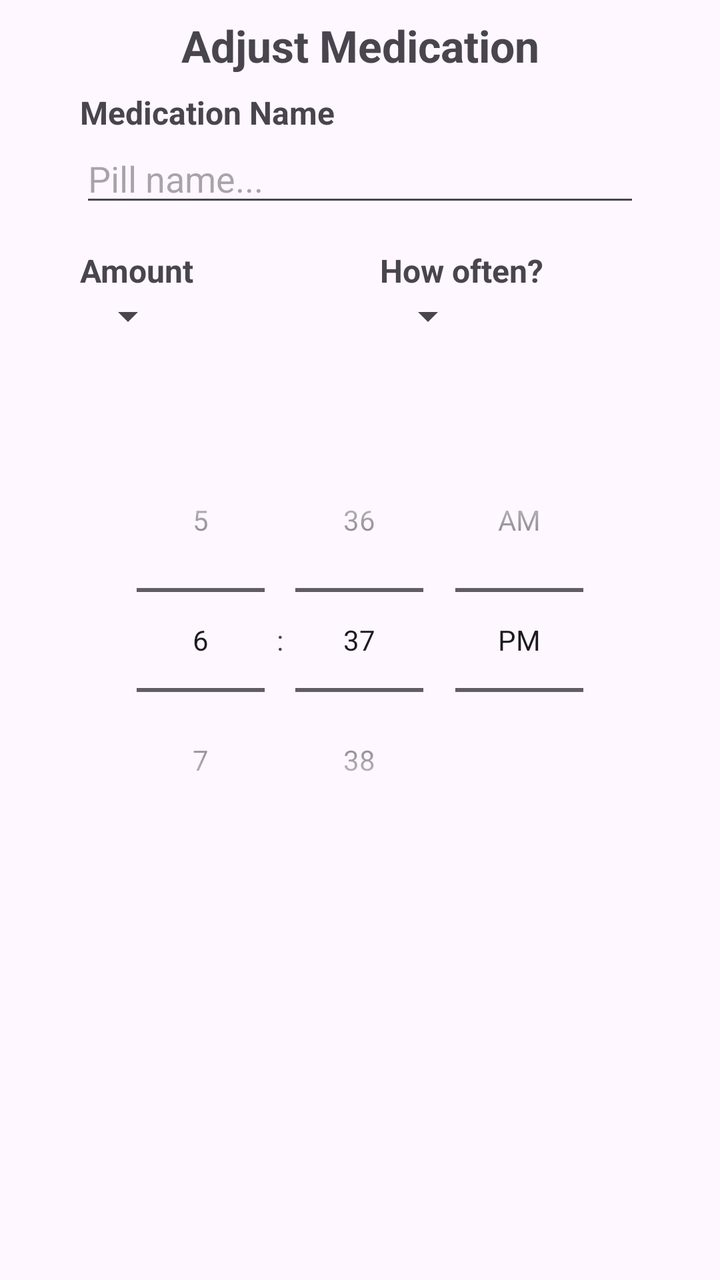
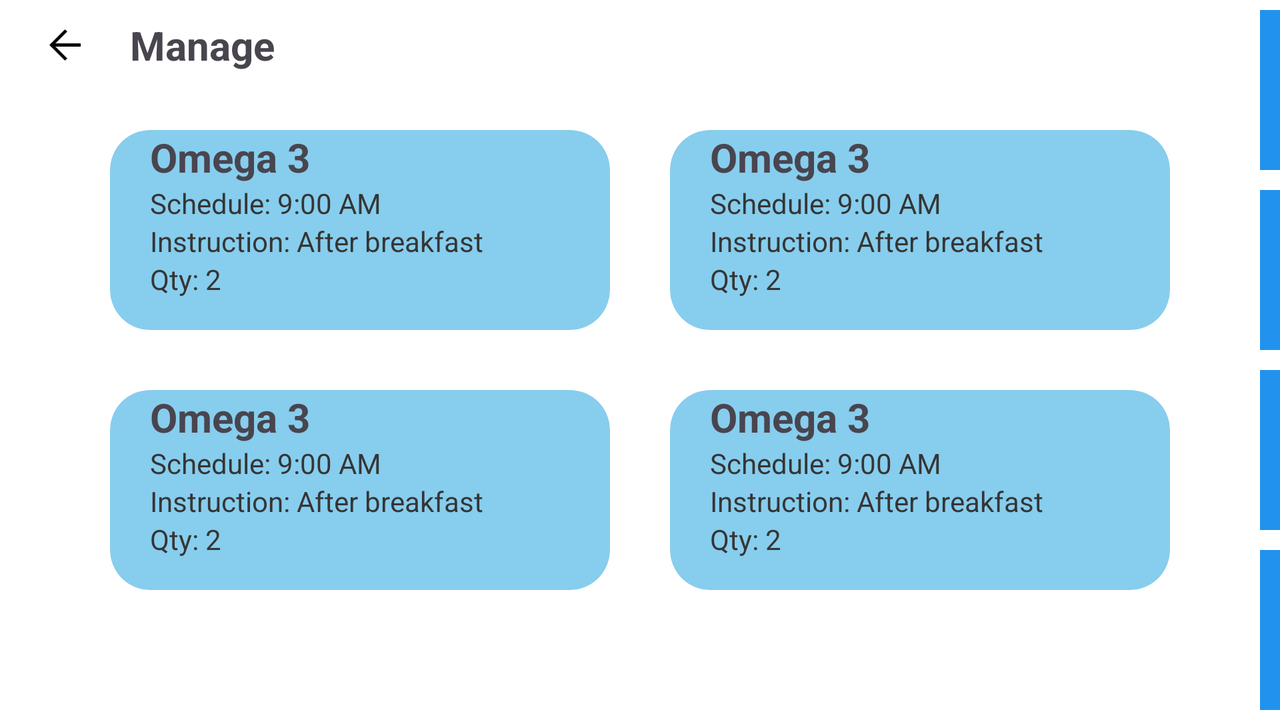

The same Android screen from two of the app's own layout files: first res/layout/ as a phone draws it, then the author's variant for another configuration, drawn on a device whose configuration selects that folder. Both files follow.
<!-- AndroidManifest.xml: application theme Theme.ModoApp -->
<!-- res/layout/fragment_manage.xml -->
<?xml version="1.0" encoding="utf-8"?>
<androidx.constraintlayout.widget.ConstraintLayout
    xmlns:android="http://schemas.android.com/apk/res/android"
    xmlns:app="http://schemas.android.com/apk/res-auto"
    xmlns:tools="http://schemas.android.com/tools"
    android:layout_width="match_parent"
    android:layout_height="match_parent"
    tools:context=".ui.manage.ManageFragment" >

    <androidx.constraintlayout.widget.Guideline
        android:id="@+id/vertical"
        android:layout_width="wrap_content"
        android:layout_height="wrap_content"
        android:orientation="vertical"
        app:layout_constraintGuide_percent="0.5" />

    <TextView
        android:id="@+id/manage_title"
        android:layout_width="wrap_content"
        android:layout_height="wrap_content"
        android:layout_marginTop="8dp"
        android:textAlignment="center"
        android:textSize="22sp"
        android:text="Adjust Medication"
        android:textStyle="bold"
        app:layout_constraintStart_toStartOf="parent"
        app:layout_constraintTop_toTopOf="parent"
        app:layout_constraintEnd_toEndOf="parent"/>

    <TextView
        android:id="@+id/pill_name_label"
        android:layout_width="wrap_content"
        android:layout_height="wrap_content"
        android:layout_marginStart="40dp"
        android:layout_marginTop="8dp"
        android:textAlignment="center"
        android:textSize="16sp"
        android:text="Medication Name"
        android:textStyle="bold"
        app:layout_constraintStart_toStartOf="parent"
        app:layout_constraintTop_toBottomOf="@id/manage_title" />

    <AutoCompleteTextView
        android:id="@+id/adjust_autocomplete"
        android:layout_width="match_parent"
        android:layout_height="wrap_content"
        android:layout_marginStart="40dp"
        android:layout_marginEnd="40dp"
        android:hint="Pill name..."
        app:layout_constraintTop_toBottomOf="@id/pill_name_label"/>

    <TextView
        android:id="@+id/pill_amount_label"
        android:layout_width="wrap_content"
        android:layout_height="wrap_content"
        android:layout_marginTop="16dp"
        android:textAlignment="center"
        android:textSize="16sp"
        android:text="Amount"
        android:textStyle="bold"
        app:layout_constraintStart_toStartOf="@id/pill_name_label"
        app:layout_constraintTop_toBottomOf="@id/adjust_autocomplete" />

    <Spinner
        android:id="@+id/pill_amount_spinner"
        android:layout_width="wrap_content"
        android:layout_height="wrap_content"
        app:layout_constraintStart_toStartOf="@id/pill_name_label"
        app:layout_constraintTop_toBottomOf="@id/pill_amount_label"/>

    <TextView
        android:id="@+id/pill_often_label"
        android:layout_width="wrap_content"
        android:layout_height="wrap_content"
        android:layout_marginTop="16dp"
        android:layout_marginStart="10dp"
        android:textAlignment="center"
        android:textSize="16sp"
        android:text="How often?"
        android:textStyle="bold"
        app:layout_constraintStart_toEndOf="@id/vertical"
        app:layout_constraintTop_toBottomOf="@id/adjust_autocomplete" />

    <Spinner
        android:layout_width="wrap_content"
        android:layout_height="wrap_content"
        app:layout_constraintStart_toStartOf="@id/pill_often_label"
        app:layout_constraintTop_toBottomOf="@id/pill_often_label"/>

    <TimePicker
        android:id="@+id/timePicker"
        android:layout_width="match_parent"
        android:layout_height="wrap_content"
        android:timePickerMode="spinner"
        app:layout_constraintBottom_toBottomOf="parent"
        app:layout_constraintEnd_toEndOf="parent"
        app:layout_constraintStart_toStartOf="parent"
        app:layout_constraintTop_toTopOf="parent" />

</androidx.constraintlayout.widget.ConstraintLayout>
<!-- resources referenced by this layout -->
<resources>
  <style name="Theme.ModoApp" parent="Base.Theme.ModoApp">
          
          <item name="colorPrimary">@color/light_blue_600</item>
          <item name="colorPrimaryVariant">@color/light_blue_A200</item>
          <item name="colorOnPrimary">@color/white</item>
          
          <item name="colorSecondary">@color/light_blue_600</item>
          <item name="colorSecondaryVariant">@color/light_blue_A200</item>
          <item name="colorOnSecondary">@color/black</item>
          
          <item name="android:statusBarColor">?attr/colorPrimaryVariant</item>
          
      </style>
  <style name="Base.Theme.ModoApp" parent="Theme.Material3.DayNight.NoActionBar">
          
          <item name="colorPrimary">@color/light_blue_600</item>
          <item name="colorAccent">@color/light_blue_A200</item>
          <item name="android:windowFullscreen">true</item>
      </style>
  <color name="light_blue_600">#FF039BE5</color>
  <color name="light_blue_A200">#FF40C4FF</color>
  <color name="white">#FFFFFFFF</color>
  <color name="black">#FF000000</color>
</resources>
<!-- res/layout-land/fragment_manage.xml (the author's variant of the layout above) -->
<!-- drawn on the phone turned sideways -->
<?xml version="1.0" encoding="utf-8"?>
<androidx.constraintlayout.widget.ConstraintLayout
    xmlns:android="http://schemas.android.com/apk/res/android"
    xmlns:app="http://schemas.android.com/apk/res-auto"
    xmlns:tools="http://schemas.android.com/tools"
    android:layout_width="match_parent"
    android:layout_height="match_parent"
    tools:context=".ui.manage.ManageFragment"
    android:background="@color/white">

    <View
        android:id="@+id/manage_toolbar"
        android:layout_width="0dp"
        android:layout_height="45dp"
        app:layout_constraintTop_toTopOf="parent"
        app:layout_constraintStart_toStartOf="parent"
        app:layout_constraintEnd_toEndOf="parent"/>

    <TextView
        android:layout_width="wrap_content"
        android:layout_height="wrap_content"
        android:text="Manage"
        android:textSize="20sp"
        android:textStyle="bold"
        app:layout_constraintStart_toEndOf="@id/manage_back"
        app:layout_constraintTop_toTopOf="@id/manage_back"
        app:layout_constraintBottom_toBottomOf="@id/manage_back"/>

    <ImageView
        android:id="@+id/manage_back"
        android:layout_width="65dp"
        android:layout_height="0dp"
        android:src="@drawable/arrow_back"
        android:padding="10dp"
        app:layout_constraintTop_toTopOf="@id/manage_toolbar"
        app:layout_constraintStart_toStartOf="@id/manage_toolbar"
        app:layout_constraintBottom_toBottomOf="@id/manage_toolbar"/>

    <androidx.constraintlayout.widget.Guideline
        android:id="@+id/manage_vertical"
        android:layout_width="wrap_content"
        android:layout_height="wrap_content"
        android:orientation="vertical"
        app:layout_constraintGuide_percent="0.5" />

    <androidx.constraintlayout.widget.Guideline
        android:id="@+id/manage_horizontal"
        android:layout_width="wrap_content"
        android:layout_height="wrap_content"
        android:orientation="horizontal"
        app:layout_constraintGuide_percent="0.5" />

    
    <androidx.constraintlayout.widget.Guideline
        android:id="@+id/manage_horizontal_25"
        android:layout_width="wrap_content"
        android:layout_height="wrap_content"
        android:orientation="horizontal"
        app:layout_constraintGuide_percent="0.25" />

    <androidx.constraintlayout.widget.Guideline
        android:id="@+id/manage_horizontal_75"
        android:layout_width="wrap_content"
        android:layout_height="wrap_content"
        android:orientation="horizontal"
        app:layout_constraintGuide_percent="0.75" />

    <View
        android:id="@+id/pill_slot1"
        android:layout_width="10dp"
        android:layout_height="0dp"
        android:background="#2192ED"
        android:layout_marginTop="5dp"
        android:layout_marginBottom="5dp"
        app:layout_constraintEnd_toEndOf="parent"
        app:layout_constraintTop_toTopOf="parent"
        app:layout_constraintBottom_toTopOf="@id/manage_horizontal_25"/>

    <View
        android:id="@+id/pill_slot2"
        android:layout_width="10dp"
        android:layout_height="0dp"
        android:layout_marginTop="5dp"
        android:layout_marginBottom="5dp"
        android:background="#2192ED"
        app:layout_constraintEnd_toEndOf="parent"
        app:layout_constraintTop_toTopOf="@id/manage_horizontal_25"
        app:layout_constraintBottom_toTopOf="@id/manage_horizontal"/>

    <View
        android:id="@+id/pill_slot3"
        android:layout_width="10dp"
        android:layout_height="0dp"
        android:layout_marginTop="5dp"
        android:layout_marginBottom="5dp"
        android:background="#2192ED"
        app:layout_constraintEnd_toEndOf="parent"
        app:layout_constraintTop_toTopOf="@id/manage_horizontal"
        app:layout_constraintBottom_toTopOf="@id/manage_horizontal_75"/>

    <View
        android:id="@+id/pill_slot4"
        android:layout_width="10dp"
        android:layout_height="0dp"
        android:layout_marginTop="5dp"
        android:layout_marginBottom="5dp"
        android:background="#2192ED"
        app:layout_constraintEnd_toEndOf="parent"
        app:layout_constraintTop_toTopOf="@id/manage_horizontal_75"
        app:layout_constraintBottom_toBottomOf="parent"/>

    <androidx.cardview.widget.CardView
        android:id="@+id/manage_pill1_card"
        android:layout_width="250dp"
        android:layout_height="100dp"
        android:layout_marginEnd="15dp"
        android:layout_marginBottom="15dp"
        app:layout_constraintEnd_toEndOf="@id/manage_vertical"
        app:layout_constraintBottom_toBottomOf="@id/manage_horizontal"
        android:foreground="?android:attr/selectableItemBackground"
        android:clickable="true"
        android:focusable="true"
        app:cardBackgroundColor="#87CDED"
        app:cardCornerRadius="20dp"
        app:cardElevation="0dp">

        <androidx.constraintlayout.widget.ConstraintLayout
            android:layout_width="match_parent"
            android:layout_height="match_parent">

            <TextView
                android:id="@+id/pill1_name_text"
                android:layout_width="0dp"
                android:layout_height="wrap_content"
                android:layout_marginStart="20dp"
                android:text="Omega 3"
                android:textSize="20sp"
                android:textStyle="bold"
                app:layout_constraintStart_toStartOf="parent"
                app:layout_constraintTop_toTopOf="parent" />

            <TextView
                android:id="@+id/pill1_schedule_text"
                android:layout_width="0dp"
                android:layout_height="wrap_content"
                android:layout_marginStart="20dp"
                android:maxLines="2"
                android:text="Schedule: 9:00 AM"
                android:textColor="#353535"
                android:textSize="14sp"
                app:layout_constraintStart_toStartOf="parent"
                app:layout_constraintTop_toBottomOf="@id/pill1_name_text" />

            <TextView
                android:id="@+id/pill1_description_text"
                android:layout_width="0dp"
                android:layout_height="wrap_content"
                android:layout_marginStart="20dp"
                android:maxLines="2"
                android:text="Instruction: After breakfast"
                android:textColor="#353535"
                android:textSize="14sp"
                app:layout_constraintStart_toStartOf="parent"
                app:layout_constraintTop_toBottomOf="@id/pill1_schedule_text" />

            <TextView
                android:id="@+id/pill1_quantity_text"
                android:layout_width="0dp"
                android:layout_height="wrap_content"
                android:layout_marginStart="20dp"
                android:maxLines="2"
                android:text="Qty: 2"
                android:textColor="#353535"
                android:textSize="14sp"
                app:layout_constraintStart_toStartOf="parent"
                app:layout_constraintTop_toBottomOf="@id/pill1_description_text" />


            <ImageView
                android:id="@+id/pill1_remove"
                android:layout_width="24dp"
                android:layout_height="24dp"
                android:src="@drawable/delete_24_no_fill"
                android:layout_margin="10dp"
                app:layout_constraintEnd_toEndOf="parent"
                app:layout_constraintTop_toTopOf="parent" />

            <ImageView
                android:id="@+id/pill1_edit"
                android:layout_width="24dp"
                android:layout_height="24dp"
                android:src="@drawable/edit_24no_fill"
                android:layout_margin="10dp"
                app:layout_constraintEnd_toEndOf="parent"
                app:layout_constraintBottom_toBottomOf="parent" />

        </androidx.constraintlayout.widget.ConstraintLayout>
    </androidx.cardview.widget.CardView>

    <androidx.cardview.widget.CardView
        android:id="@+id/manage_pill2_card"
        android:layout_width="250dp"
        android:layout_height="100dp"
        android:layout_marginStart="15dp"
        android:layout_marginBottom="15dp"
        app:layout_constraintStart_toEndOf="@id/manage_vertical"
        app:layout_constraintBottom_toTopOf="@id/manage_horizontal"
        android:foreground="?android:attr/selectableItemBackground"
        android:clickable="true"
        android:focusable="true"
        app:cardBackgroundColor="#87CDED"
        app:cardCornerRadius="20dp"
        app:cardElevation="0dp">

        <androidx.constraintlayout.widget.ConstraintLayout
            android:layout_width="match_parent"
            android:layout_height="match_parent">

            <TextView
                android:id="@+id/pill2_name_text"
                android:layout_width="0dp"
                android:layout_height="wrap_content"
                android:layout_marginStart="20dp"
                android:text="Omega 3"
                android:textSize="20sp"
                android:textStyle="bold"
                app:layout_constraintStart_toStartOf="parent"
                app:layout_constraintTop_toTopOf="parent" />

            <TextView
                android:id="@+id/pill2_schedule_text"
                android:layout_width="0dp"
                android:layout_height="wrap_content"
                android:layout_marginStart="20dp"
                android:maxLines="2"
                android:text="Schedule: 9:00 AM"
                android:textColor="#353535"
                android:textSize="14sp"
                app:layout_constraintStart_toStartOf="parent"
                app:layout_constraintTop_toBottomOf="@id/pill2_name_text" />

            <TextView
                android:id="@+id/pill2_description_text"
                android:layout_width="0dp"
                android:layout_height="wrap_content"
                android:layout_marginStart="20dp"
                android:maxLines="2"
                android:text="Instruction: After breakfast"
                android:textColor="#353535"
                android:textSize="14sp"
                app:layout_constraintStart_toStartOf="parent"
                app:layout_constraintTop_toBottomOf="@id/pill2_schedule_text" />

            <TextView
                android:id="@+id/pill2_quantity_text"
                android:layout_width="0dp"
                android:layout_height="wrap_content"
                android:layout_marginStart="20dp"
                android:maxLines="2"
                android:text="Qty: 2"
                android:textColor="#353535"
                android:textSize="14sp"
                app:layout_constraintStart_toStartOf="parent"
                app:layout_constraintTop_toBottomOf="@id/pill2_description_text" />


            <ImageView
                android:id="@+id/pill2_remove"
                android:layout_width="24dp"
                android:layout_height="24dp"
                android:src="@drawable/delete_24_no_fill"
                android:layout_margin="10dp"
                app:layout_constraintEnd_toEndOf="parent"
                app:layout_constraintTop_toTopOf="parent" />

            <ImageView
                android:id="@+id/pill2_edit"
                android:layout_width="24dp"
                android:layout_height="24dp"
                android:src="@drawable/edit_24no_fill"
                android:layout_margin="10dp"
                app:layout_constraintEnd_toEndOf="parent"
                app:layout_constraintBottom_toBottomOf="parent" />

        </androidx.constraintlayout.widget.ConstraintLayout>
    </androidx.cardview.widget.CardView>

    <androidx.cardview.widget.CardView
        android:id="@+id/manage_pill3_card"
        android:layout_width="250dp"
        android:layout_height="100dp"
        android:layout_marginTop="15dp"
        android:layout_marginEnd="15dp"
        app:layout_constraintTop_toBottomOf="@id/manage_horizontal"
        app:layout_constraintEnd_toStartOf="@id/manage_vertical"
        android:foreground="?android:attr/selectableItemBackground"
        android:clickable="true"
        android:focusable="true"
        app:cardBackgroundColor="#87CDED"
        app:cardCornerRadius="20dp"
        app:cardElevation="0dp">

        <androidx.constraintlayout.widget.ConstraintLayout
            android:layout_width="match_parent"
            android:layout_height="match_parent">

            <TextView
                android:id="@+id/pill3_name_text"
                android:layout_width="0dp"
                android:layout_height="wrap_content"
                android:layout_marginStart="20dp"
                android:text="Omega 3"
                android:textSize="20sp"
                android:textStyle="bold"
                app:layout_constraintStart_toStartOf="parent"
                app:layout_constraintTop_toTopOf="parent" />

            <TextView
                android:id="@+id/pill3_schedule_text"
                android:layout_width="0dp"
                android:layout_height="wrap_content"
                android:layout_marginStart="20dp"
                android:maxLines="2"
                android:text="Schedule: 9:00 AM"
                android:textColor="#353535"
                android:textSize="14sp"
                app:layout_constraintStart_toStartOf="parent"
                app:layout_constraintTop_toBottomOf="@id/pill3_name_text" />

            <TextView
                android:id="@+id/pill3_description_text"
                android:layout_width="0dp"
                android:layout_height="wrap_content"
                android:layout_marginStart="20dp"
                android:maxLines="2"
                android:text="Instruction: After breakfast"
                android:textColor="#353535"
                android:textSize="14sp"
                app:layout_constraintStart_toStartOf="parent"
                app:layout_constraintTop_toBottomOf="@id/pill3_schedule_text" />

            <TextView
                android:id="@+id/pill3_quantity_text"
                android:layout_width="0dp"
                android:layout_height="wrap_content"
                android:layout_marginStart="20dp"
                android:maxLines="2"
                android:text="Qty: 2"
                android:textColor="#353535"
                android:textSize="14sp"
                app:layout_constraintStart_toStartOf="parent"
                app:layout_constraintTop_toBottomOf="@id/pill3_description_text" />


            <ImageView
                android:id="@+id/pill3_remove"
                android:layout_width="24dp"
                android:layout_height="24dp"
                android:src="@drawable/delete_24_no_fill"
                android:layout_margin="10dp"
                app:layout_constraintEnd_toEndOf="parent"
                app:layout_constraintTop_toTopOf="parent" />

            <ImageView
                android:id="@+id/pill3_edit"
                android:layout_width="24dp"
                android:layout_height="24dp"
                android:src="@drawable/edit_24no_fill"
                android:layout_margin="10dp"
                app:layout_constraintEnd_toEndOf="parent"
                app:layout_constraintBottom_toBottomOf="parent" />

        </androidx.constraintlayout.widget.ConstraintLayout>
    </androidx.cardview.widget.CardView>

    <androidx.cardview.widget.CardView
        android:id="@+id/manage_pill4_card"
        android:layout_width="250dp"
        android:layout_height="100dp"
        android:layout_marginTop="15dp"
        android:layout_marginStart="15dp"
        app:layout_constraintStart_toEndOf="@id/manage_vertical"
        app:layout_constraintTop_toBottomOf="@id/manage_horizontal"
        android:foreground="?android:attr/selectableItemBackground"
        android:clickable="true"
        android:focusable="true"
        app:cardBackgroundColor="#87CDED"
        app:cardCornerRadius="20dp"
        app:cardElevation="0dp">

        <androidx.constraintlayout.widget.ConstraintLayout
            android:layout_width="match_parent"
            android:layout_height="match_parent">

            <TextView
                android:id="@+id/pill4_name_text"
                android:layout_width="0dp"
                android:layout_height="wrap_content"
                android:layout_marginStart="20dp"
                android:text="Omega 3"
                android:textSize="20sp"
                android:textStyle="bold"
                app:layout_constraintStart_toStartOf="parent"
                app:layout_constraintTop_toTopOf="parent" />

            <TextView
                android:id="@+id/pill4_schedule_text"
                android:layout_width="0dp"
                android:layout_height="wrap_content"
                android:layout_marginStart="20dp"
                android:maxLines="2"
                android:text="Schedule: 9:00 AM"
                android:textColor="#353535"
                android:textSize="14sp"
                app:layout_constraintStart_toStartOf="parent"
                app:layout_constraintTop_toBottomOf="@id/pill4_name_text" />

            <TextView
                android:id="@+id/pill4_description_text"
                android:layout_width="0dp"
                android:layout_height="wrap_content"
                android:layout_marginStart="20dp"
                android:maxLines="2"
                android:text="Instruction: After breakfast"
                android:textColor="#353535"
                android:textSize="14sp"
                app:layout_constraintStart_toStartOf="parent"
                app:layout_constraintTop_toBottomOf="@id/pill4_schedule_text" />

            <TextView
                android:id="@+id/pill4_quantity_text"
                android:layout_width="0dp"
                android:layout_height="wrap_content"
                android:layout_marginStart="20dp"
                android:maxLines="2"
                android:text="Qty: 2"
                android:textColor="#353535"
                android:textSize="14sp"
                app:layout_constraintStart_toStartOf="parent"
                app:layout_constraintTop_toBottomOf="@id/pill4_description_text" />


            <ImageView
                android:id="@+id/pill4_remove"
                android:layout_width="24dp"
                android:layout_height="24dp"
                android:src="@drawable/delete_24_no_fill"
                android:layout_margin="10dp"
                app:layout_constraintEnd_toEndOf="parent"
                app:layout_constraintTop_toTopOf="parent" />

            <ImageView
                android:id="@+id/pill4_edit"
                android:layout_width="24dp"
                android:layout_height="24dp"
                android:src="@drawable/edit_24no_fill"
                android:layout_margin="10dp"
                app:layout_constraintEnd_toEndOf="parent"
                app:layout_constraintBottom_toBottomOf="parent" />

        </androidx.constraintlayout.widget.ConstraintLayout>
    </androidx.cardview.widget.CardView>

</androidx.constraintlayout.widget.ConstraintLayout>
<!-- resources referenced by the variant -->
<!-- as the phone turned sideways resolves them -->
<resources>
  <color name="white">#FFFFFFFF</color>
  <!-- drawable arrow_back: png bitmap (drawable, 674 bytes) -->
  <style name="Theme.ModoApp" parent="Base.Theme.ModoApp">
          
          <item name="colorPrimary">@color/light_blue_600</item>
          <item name="colorPrimaryVariant">@color/light_blue_A200</item>
          <item name="colorOnPrimary">@color/white</item>
          
          <item name="colorSecondary">@color/light_blue_600</item>
          <item name="colorSecondaryVariant">@color/light_blue_A200</item>
          <item name="colorOnSecondary">@color/black</item>
          
          <item name="android:statusBarColor">?attr/colorPrimaryVariant</item>
          
      </style>
  <style name="Base.Theme.ModoApp" parent="Theme.Material3.DayNight.NoActionBar">
          
          <item name="colorPrimary">@color/light_blue_600</item>
          <item name="colorAccent">@color/light_blue_A200</item>
          <item name="android:windowFullscreen">true</item>
      </style>
  <color name="light_blue_600">#FF039BE5</color>
  <color name="light_blue_A200">#FF40C4FF</color>
  <color name="black">#FF000000</color>
</resources>
